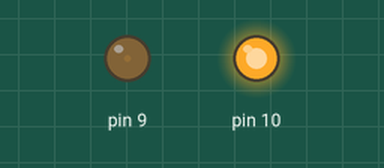
This sketch was run on a simulated Arduino Uno, built with avr-gcc and run on an emulated ATmega328P. Shown: output pins drawn as LEDs (lit = HIGH).

Above: at 0.05 s.
At 2.15 s:
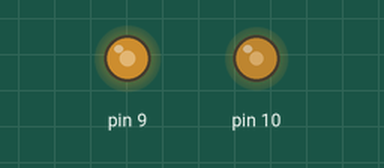
At 3.45 s:
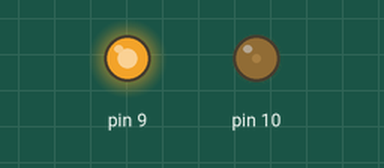
At 6.9 s:
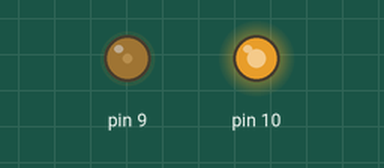
Timing chart, 0 to 10.0 s (numbered marks = the images above):
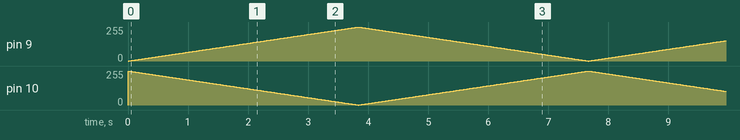

The sketch:

Twocolorled029.ino
```cpp
int Red =9;
int Green = 10;

int val;

void setup () {

  pinMode (9, OUTPUT);
  pinMode (10, OUTPUT);
}
void loop () {

   for (val = 255; val> 0; val--)
      {
      analogWrite (10, val);
      analogWrite (9, 255-val);
      delay(15);
   }

   for (val = 0; val <255; val++)
      {
      analogWrite (10, val);
      analogWrite (9, 255-val);
      delay (15);
   }
}
```
